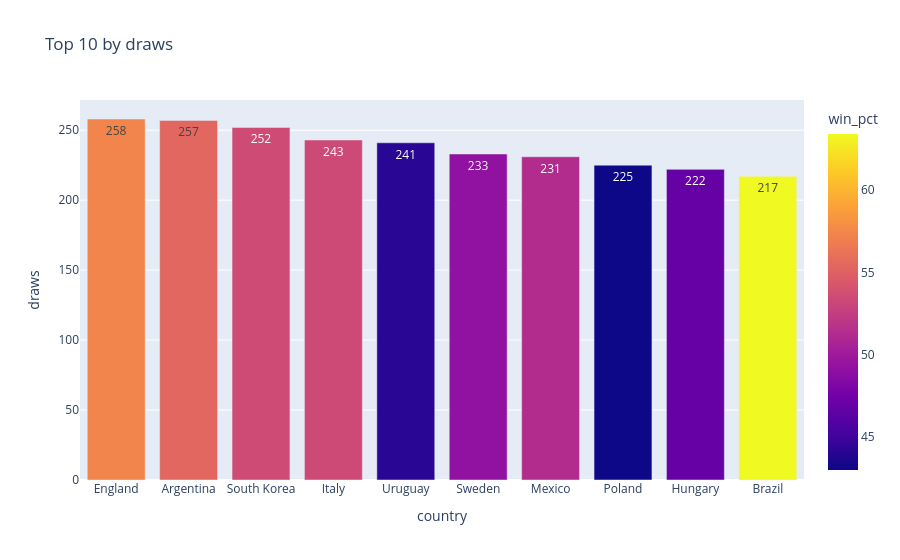

The notebook cell this image was saved under:
### Code cell
# Top 10 by draws
top_by_draws = country_qualified.nlargest(10, 'draws')[['country', 'win_pct', 'draws', 'matches_played']]
print('Top 10 Most Draws:')
top_by_draws.reset_index(drop=True)

# Plot 
fig = px.bar(
    top_by_draws,
    x='country',
    y='draws',
    text = 'draws',
    color='win_pct',
    hover_data=['country', 'win_pct', 'draws', 'matches_played'],
    title='Top 10 by draws'
)
fig.show()

### Figure 1 — Plotly figure (JSON) as saved in the notebook; plotly's stock layout.template omitted (floating-point values rounded to 4 significant figures)
{"data": [{"alignmentgroup": "True", "hovertemplate": "country=%{x}<br>draws=%{text}<br>win_pct=%{marker.color}<extra></extra>", "legendgroup": "", "marker": {"color": [57.3, 55.4, 53.5, 53.4, 44.1, 49.2, 51.3, 43, 46.9, 63.4], "coloraxis": "coloraxis", "pattern": {"shape": ""}}, "name": "", "offsetgroup": "", "orientation": "v", "showlegend": false, "text": [258, 257, 252, 243, 241, 233, 231, 225, 222, 217], "textposition": "auto", "type": "bar", "x": ["England", "Argentina", "South Korea", "Italy", "Uruguay", "Sweden", "Mexico", "Poland", "Hungary", "Brazil"], "xaxis": "x", "y": [258, 257, 252, 243, 241, 233, 231, 225, 222, 217], "yaxis": "y"}], "layout": {"barmode": "relative", "coloraxis": {"colorbar": {"title": {"text": "win_pct"}}, "colorscale": [[0, "#0d0887"], [0.1111, "#46039f"], [0.2222, "#7201a8"], [0.3333, "#9c179e"], [0.4444, "#bd3786"], [0.5556, "#d8576b"], [0.6667, "#ed7953"], [0.7778, "#fb9f3a"], [0.8889, "#fdca26"], [1, "#f0f921"]]}, "legend": {"tracegroupgap": 0}, "title": {"text": "Top 10 by draws"}, "xaxis": {"anchor": "y", "domain": [0, 1], "title": {"text": "country"}}, "yaxis": {"anchor": "x", "domain": [0, 1], "title": {"text": "draws"}}}}
